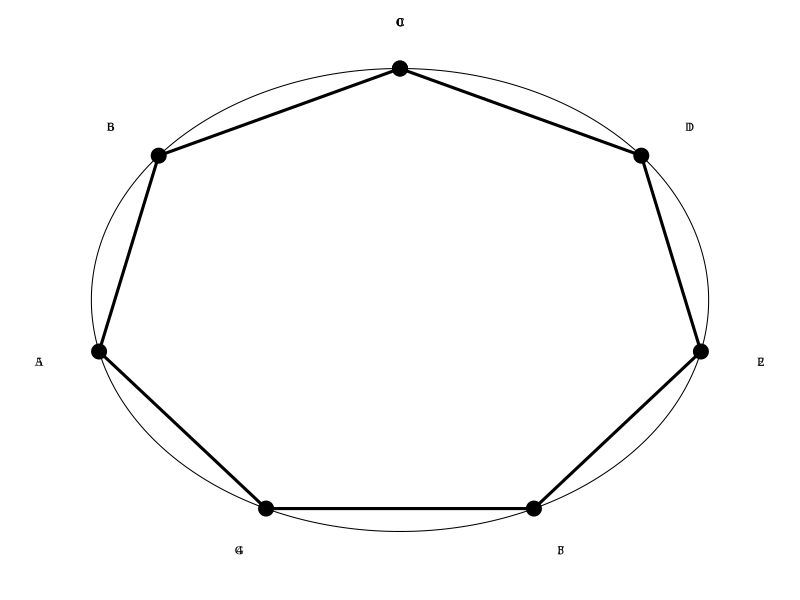

R code for this plot:
PlotSet = function(set,card,launch.quartz = TRUE,width=3){
  if(launch.quartz == TRUE){
    quartz(width=width,height=width)
    par(mar = rep(0,4))
  }
  bgs = rep("white",card)
  bgs[set+1] = "black"
  lim=1.2
  x1 = sin(seq(0,2*pi,.01))
  y1 = cos(seq(0,2*pi,.01))
  x2 = sin(seq(0,2*pi,(2*pi)/card))
  y2 = cos(seq(0,2*pi,(2*pi)/card))
  
  
  plot(x1,y1,type="l",xaxt="n",yaxt="n",xlab="",ylab="",bty="n",xlim = lim*c(-1,1),ylim = lim*c(-1,1))
  points(x2,y2,pch=21,bg=bgs,cex=2)
  text(x2*1.2,y2*1.2,0:(card-1),family="Times New Roman", cex=.75)
  polygon(x2[set+1],y2[set+1],lwd=3)
}
AddLine = function(dyad,card,lty = 2){
  a = 1
  x2 = sin(seq(0,2*pi,(2*pi)/card))
  y2 = cos(seq(0,2*pi,(2*pi)/card))
  lines(x2[dyad+1]*a,y2[dyad+1]*a,lty = lty)
}
AddLabel = function(set,rot){
  text(0,0,pos=3,labels=set,family="Times New Roman")
  text(0,0,pos=1,labels=paste("starting on",rot),family="Times New Roman")
}

quartz(width=6,height=3)
par(mfrow=c(1,2))
PlotSet(0:7,7,launch.quartz = T)
text(sin(seq(0,2*pi,(2*pi)/7))*1.2,cos(seq(0,2*pi,(2*pi)/7))*1.2,LETTERS[c(3:7,1:2)],family="Times New Roman", cex=.75)
